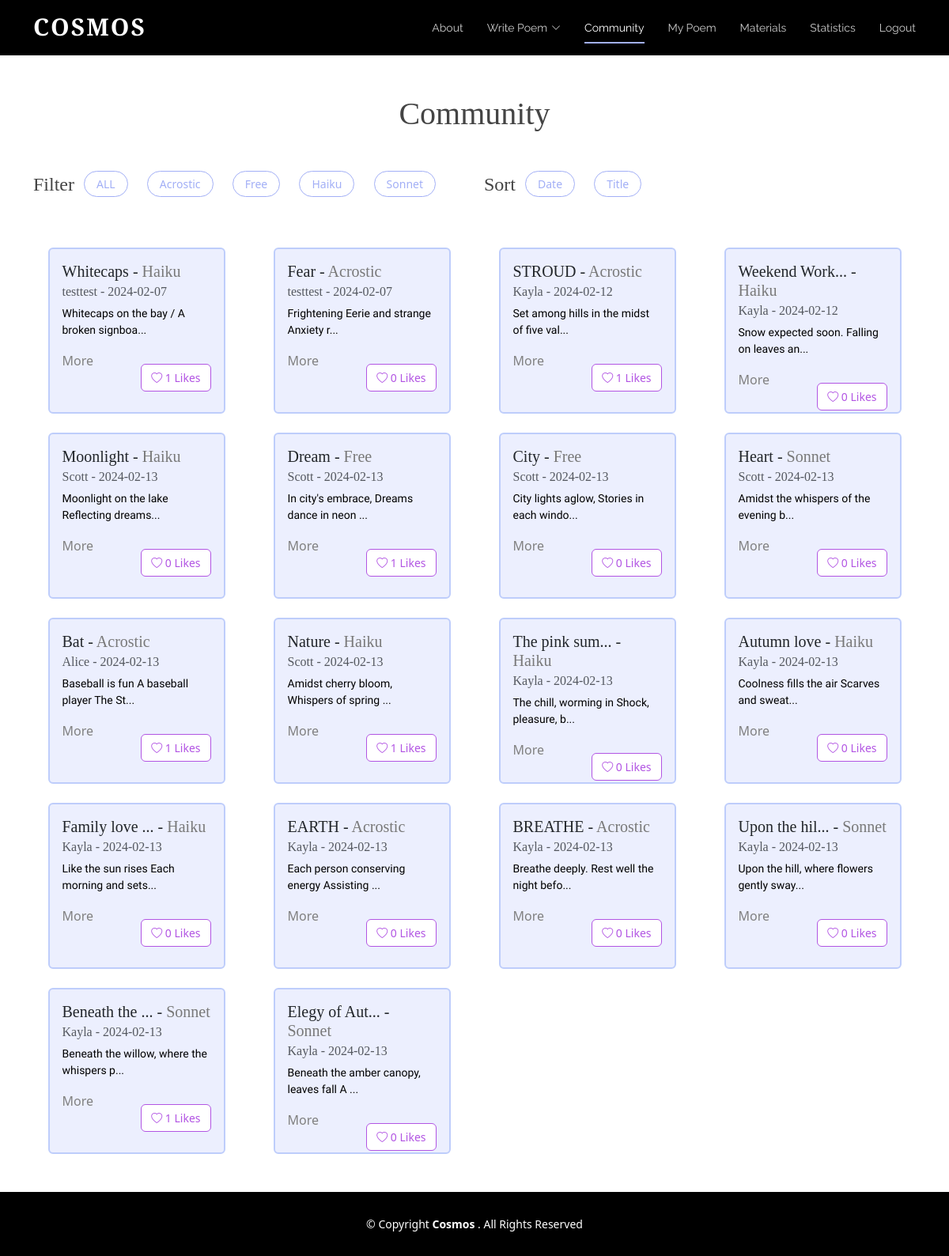
Screenshot of /board (signed in) with the database file from the repository.
### tables this page shows
CREATE TABLE "Poem" (
	"username"	TEXT,
	"content"	TEXT,
	"date"	TEXT,
	"title"	TEXT,
	"type"	TEXT
, "id"	INTEGER, "numLikes"	INTEGER, "sentiment"	INTEGER);

### app.py (the view)
@app.route("/board", methods=['GET', 'POST'])
def board():
	isLogin = False
	if request.method == "POST":
		pass
	else:
		isLogin = True
		conn = sqlite3.connect('static/database.db')
		cursor = conn.cursor()
		query = """
			SELECT P.username, P.content, P.date, P.title, P.type,P.id, P.numLikes,
				   COALESCE(L.liked, 0) AS liked
			FROM Poem P
			LEFT JOIN Likes L ON P.id = L.poem_id AND L.username = ?
		"""
		cursor.execute(query, (session.get("username"),))
		rows = cursor.fetchall()
		num_poems = len(rows)
		usernames = []  # ["scott", "alice"]
		contents = []  # ["poem...", "poem2..."]
		dates = []  # ["2023-12-12", "2022-10-10"]
		titles = []
		types = []
		likes = []
		ids = []
		num_likes = []
		for row in rows:
			usernames.append(row[0])
			contents.append(row[1])
			dates.append(row[2])
			titles.append(row[3])
			types.append(row[4].title())
			likes.append(row[7])
			num_likes.append(row[6])
			ids.append(row[5])
		print(likes)
		print(ids)
		print("AAAAA",num_poems)
		if "username" not in session:
			isLogin = False
			return redirect(url_for('login'))
		else:
			isLogin = True
		return render_template('board.html',ids=ids, usernames=usernames, contents=contents,
							   dates=dates, titles=titles, types=types, liked_status=likes,
							   num_poems=num_poems, num_likes = num_likes,isLogin=isLogin)

### templates/board.html (shortened to what this page needs)
<!DOCTYPE html>
<html lang="en">
  <head>
    <link href="../static/vendor/aos/aos.css" rel="stylesheet">
    <link href="../static/vendor/bootstrap/css/bootstrap.min.css" rel="stylesheet">
    <link href="../static/vendor/bootstrap-icons/bootstrap-icons.css" rel="stylesheet">
    <link href="../static/vendor/boxicons/css/boxicons.min.css" rel="stylesheet">
    <link href="../static/vendor/glightbox/css/glightbox.min.css" rel="stylesheet">
    <link href="../static/vendor/swiper/swiper-bundle.min.css" rel="stylesheet">
    <link href="../static/css/style.css" rel="stylesheet">
  </head>
<body class="d-flex flex-column min-vh-100">
      <header id="header" class="fixed-top d-flex align-items-center">
        <div class="container d-flex justify-content-between">
          <div class="logo">
            <h1><a href="{{url_for('index')}}">Cosmos
</a></h1>
          </div>
          <nav id="navbar" class="navbar">
        <ul>
          <li><a class="nav-link scrollto" href="{{url_for('index')}}#about">About</a></li>
          <li class="dropdown"><a href="{{url_for('bwrite')}}"><span>Write Poem</span> <i class="bi bi-chevron-down"></i></a>
          </li>
          <li><a class="nav-link scrollto active" href="{{url_for('board')}}">Community</a></li>
                      <li><a class="nav-link scrollto" href="{{url_for('mypage')}}">My Poem</a></li>
          <li><a class="nav-link scrollto" href="{{url_for('tube')}}">Materials</a></li>
          <li><a class="nav-link scrollto" href="{{url_for('statistics')}}">Statistics</a></li>
          {% if isLogin %}
            <li><a class="nav-link scrollto" href="{{url_for('logout')}}">Logout</a></li>
          {% else %}
            <li><a class="nav-link scrollto" href="{{url_for('login')}}">Login</a></li>
          {% endif %}
        </ul>
          </nav>
        </div>
      </header>
  <main class="flex-grow-1">
        <div class="container board-top">
          <h1 class="mb-5 text-center">Community</h1>
          <div class="row mb-4">
            <div class="col-lg-6 d-flex">
                <h4>Filter </h4>
                <ul class="poem-filters">
                  <span class="minor"><li data-filter = "*">ALL</li></span>
                    <li data-filter = ".filter-Acrostic">Acrostic</li>
                    <li data-filter = ".filter-Free">Free</li>
                  <li data-filter = ".filter-Haiku">Haiku</li>
                  <li data-filter = ".filter-Sonnet">Sonnet</li>
                </ul>
            </div>
            <div class="col-lg-6 d-flex">
                <h4>Sort </h4>
                <ul class="poem-filters">
                    <li class="sorting" data-sort-by ="date">Date</li>
                    <li class="sorting"  data-sort-by ="title">Title</li>
                </ul>
            </div>
          </div>
          <div class="row poem-container">
            {% for i in range(num_poems) %}
              {% if i < 4 %}
                <div class="col-md-6 col-lg-3 poem-item filter-{{types[i]}} mt-3 mt-md-4" data-title="{{titles[i]}}" data-date="{{dates[i][0:10]}}" data-type="{{types[i]}}"data-poem-id="{{ ids[i] }}">
              {% else %}
                <div class="col-md-6 col-lg-3 poem-item filter-{{types[i]}} mt-3 mt-md-4 mt-lg-4"data-title="{{titles[i]}}"  data-date="{{ dates[i][0:10]}}" data-type="{{types[i]}}"data-poem-id="{{ ids[i] }}">
              {% endif %}
              <div class="card poem-card mx-auto" style="width: 18rem;">
                <div class="card-body">
                    {% if titles[i]|length < 12 %}
                  <h5 class="card-title"><span class="title">{{titles[i]}}</span> - <span class="board-poemtype type">{{types[i]}}</span></h5>
                    {% else %}
                                      <h5 class="card-title"><span class="title">{{titles[i][0:12]}}...</span> - <span class="board-poemtype type">{{types[i]}}</span></h5>
                    {% endif %}
                  <h6 class="card-subtitle mb-2 text-muted">{{usernames[i]}} - <span class="date">{{dates[i][0:10]}}</span></h6>
                            {% if contents[i][:45]|length < 25 %}
                          <p class="card-text mytext">{{contents[i][0:40]}} ...</p>
                    <br>
                            {% else %}
                             <p class="card-text mytext">{{contents[i][0:40]}}...</p>
                            {% endif %}
                <div class="d-flex justify-content-between">
                  <a class="card-link" data-bs-toggle="modal" data-bs-target="#poemModal" data-poem-id="{{ ids[i] }}" data-title="{{titles[i]}}" data-type="{{types[i]}}" data-username="{{usernames[i]}}" data-date="{{dates[i][0:10]}}" data-content="{{contents[i]}}">
  More
</a>
                    {% if liked_status[i] == 1 %}
                  <div class="text-right">
                    <button class="mt-3 btn btn-outline-danger like-button really-like" data-poem-id="{{ ids[i] }}" data-username="{{ usernames[i] }}" data-liked="{{ liked_status[i] }}">
      <i class="bi bi-heart-fill"></i> <span class="like-count">{{ num_likes[i] }}</span> Likes
                    </button>
                  </div>
                    {%else %}
                                      <div class="text-right">
                    <button class="mt-3 btn btn-outline-danger like-button" data-poem-id="{{ ids[i] }}" data-username="{{ usernames[i] }}" data-liked="{{ liked_status[i] }}">
      <i class="bi bi-heart"></i> <span class="like-count">{{ num_likes[i] }}</span> Likes
                    </button>
                  </div>
                    {% endif %}
                </div>
                </div>
              </div>
            </div>
            {% endfor %}
          </div>
        </div>
      </main>
  <footer id="footer" class="mt-5">
    <div class="container">
      <div class="copyright">
        &copy; Copyright <strong><span>Cosmos
</span></strong>. All Rights Reserved
      </div>
    </div>
  </footer>
  </body>
</html>

### static/css/style.css (style rules this page uses)
body { color: #444444; }
a { color: #1bac91; text-decoration: none; }
h1, h2, h3, h4, h5, h6 { font-family: 'Cormorant Garamond', serif; }
#header { height: 70px; transition: all 0.5s; z-index: 997; background: #000; }
#header .logo h1 { font-size: 30px; margin: 0; padding: 6px 0; line-height: 1; font-weight: 700; letter-spacing: 2px; text-transform: uppercase; }
#header .logo h1 a, #header .logo h1 a:hover { color: #fff; text-decoration: none; }
.navbar { padding: 0; }
.navbar ul { margin: 0; padding: 0; display: flex; list-style: none; align-items: center; }
.navbar li { position: relative; }
.navbar>ul>li+li { margin-left: 30px; }
.navbar a, .navbar a:focus { display: flex; align-items: center; justify-content: space-between; padding: 12px 0; font-size: 14px; font-family: "Raleway", sans-serif; color: rgba(255, 255, 255, 0.8); white-space: nowrap; transition: 0.3s; position: relative; }
.navbar a i, .navbar a:focus i { font-size: 12px; line-height: 0; margin-left: 5px; }
.navbar>ul>li>a:before { content: ""; position: absolute; width: 100%; height: 2px; bottom: 3px; left: 0; background-color: #A2AFF6; visibility: hidden; width: 0px; transition: all 0.3s ease-in-out 0s; }
.navbar a:hover:before, .navbar li:hover>a:before, .navbar .active:before { visibility: visible; width: 100%; }
.navbar a:hover, .navbar .active, .navbar .active:focus, .navbar li:hover>a { color: #fff; }
#footer { background: black; padding: 0 0 30px 0; color: #fff; font-size: 14px; }
#footer .copyright { text-align: center; padding-top: 30px; }
body p { color: black; font-family: 'Nanum Myeongjo', serif; }
body a { color: gray; }
body { margin: 0; }
.board-top { margin-top: 120px; }
.board-poemtype { color:#787878; }
.poem-filters { list-style: none; margin-left: -20px; }
.board-top h4 { margin-top: 3px; }
.poem-filters li { cursor: pointer; font-size: 14px; display: inline-block; background: white; border: 1px solid #A2AFF6; padding: 5px 15px 5px 15px; border-radius: 50px; margin-right: 20px; color: #A2AFF6; font-weight: 500; }
.card-link { cursor:pointer }
.like-button { font-size:14px; }
.btn-outline-danger { background-color:white !important; color:#B255E3 !important; border:1px solid #B255E3 !important; }
.poem-card { width: 17rem !important; height: 210px; background-color:#ECEFFE; border: 2px solid #BECDFB; transition: transform 0.3s ease-in-out; }
@media (max-width: 1200px) { .mytext { font-size:14px !important; } }
@media (max-width: 1200px) { .poem-card { width:14rem !important; } }

### rows the page displays
Poem: title "Whitecaps", username "testtest", date "2024-02-07", content "Whitecaps on the bay / A broken signboa"
Poem: title "Fear", username "testtest", date "2024-02-07", content "Frightening Eerie and strange Anxiety r"
Poem: title "STROUD", username "Kayla", date "2024-02-12", content "Set among hills in the midst of five val"
Poem: title "Weekend Work", username "Kayla", date "2024-02-12", content "Snow expected soon. Falling on leaves an"
Poem: title "Moonlight", username "Scott", date "2024-02-13", content "Moonlight on the lake Reflecting dreams"
Poem: title "Dream", type "Free", username "Scott", date "2024-02-13", content "In city's embrace, Dreams dance in neon", num_likes "1"
Poem: title "City", type "Free", username "Scott", date "2024-02-13", content "City lights aglow, Stories in each windo", num_likes "0"
Poem: title "Heart", username "Scott", date "2024-02-13", content "Amidst the whispers of the evening b"
Poem: title "Bat", username "Alice", date "2024-02-13", content "Baseball is fun A baseball player The St"
Poem: title "Nature", username "Scott", date "2024-02-13", content "Amidst cherry bloom, Whispers of spring"
Poem: title "The pink sum", username "Kayla", date "2024-02-13", content "The chill, worming in Shock, pleasure, b"
Poem: title "Autumn love", username "Kayla", date "2024-02-13", content "Coolness fills the air Scarves and sweat"
Poem: title "Family love", username "Kayla", date "2024-02-13", content "Like the sun rises Each morning and sets"
Poem: title "EARTH", username "Kayla", date "2024-02-13", content "Each person conserving energy Assisting"
Poem: title "BREATHE", username "Kayla", date "2024-02-13", content "Breathe deeply. Rest well the night befo"
Poem: title "Upon the hil", username "Kayla", date "2024-02-13", content "Upon the hill, where flowers gently sway"
Poem: title "Beneath the", username "Kayla", date "2024-02-13", content "Beneath the willow, where the whispers p"
Poem: title "Elegy of Aut", username "Kayla", date "2024-02-13", content "Beneath the amber canopy, leaves fall A"

### other values shown
{{ types[i] }} "Haiku" "Acrostic" "Acrostic" "Haiku" "Sonnet" "Acrostic" "Haiku" "Haiku" "Acrostic" "Acrostic"
{{ num_likes[i] }} "1" "0" "1" "0" "0" "0" "1" "1" "0" "0" "0" "0" "0" "0" "1" "0"
{{ types[i] }} "Haiku" "Haiku" "Haiku" "Sonnet" "Sonnet" "Sonnet"
